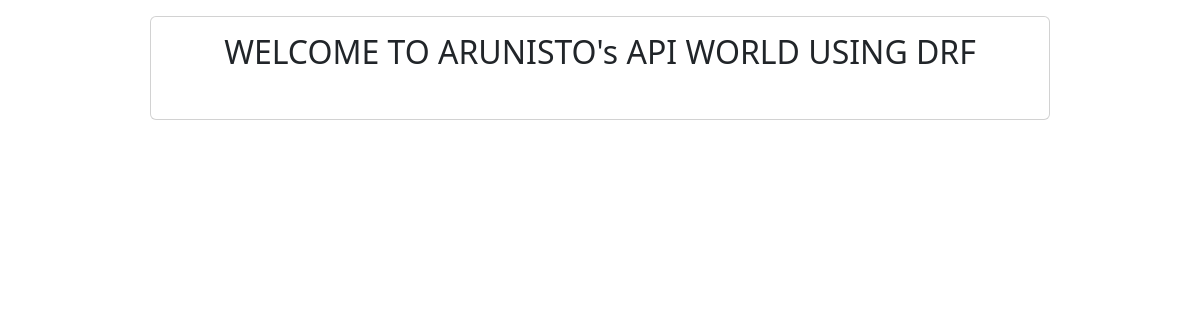
The app's page /, older data.
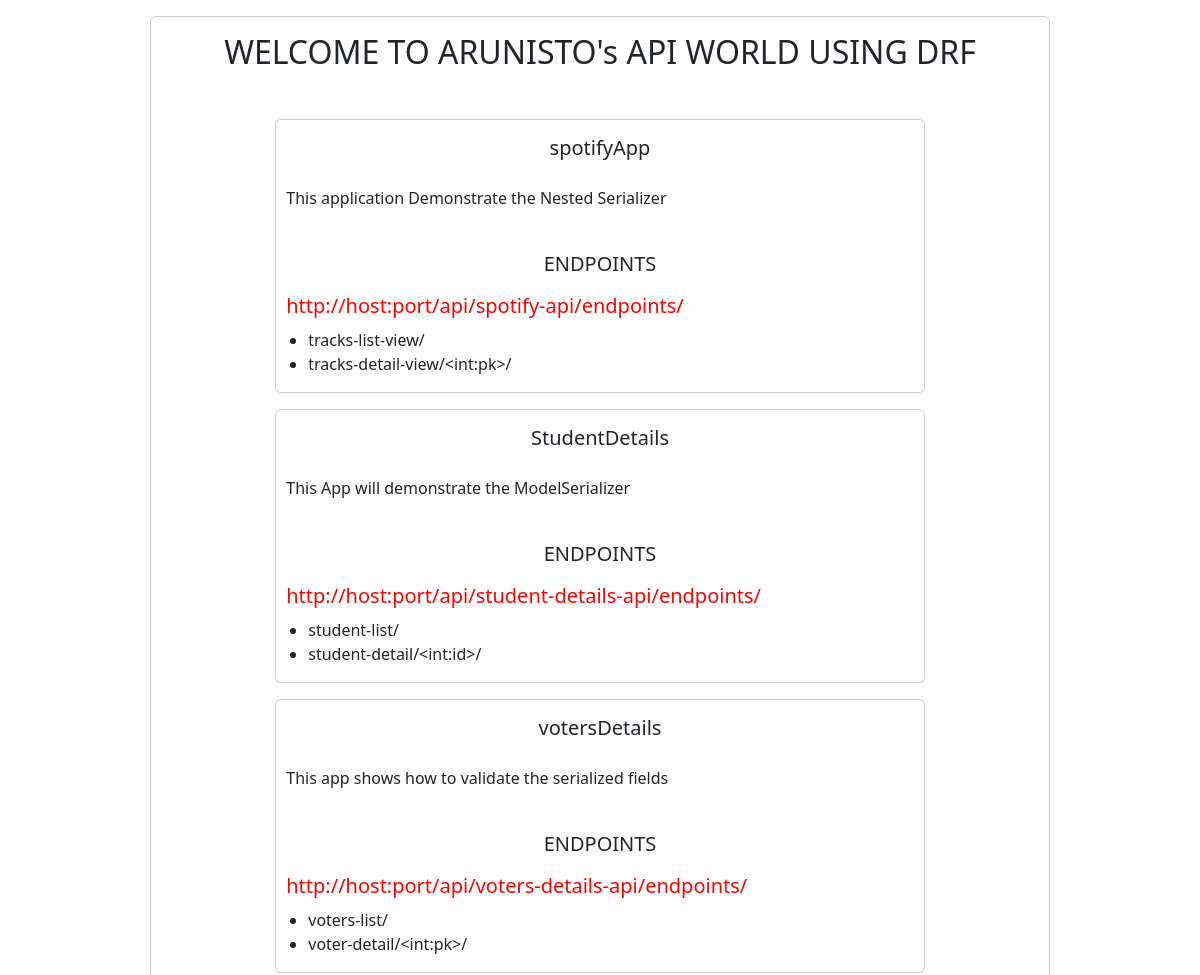
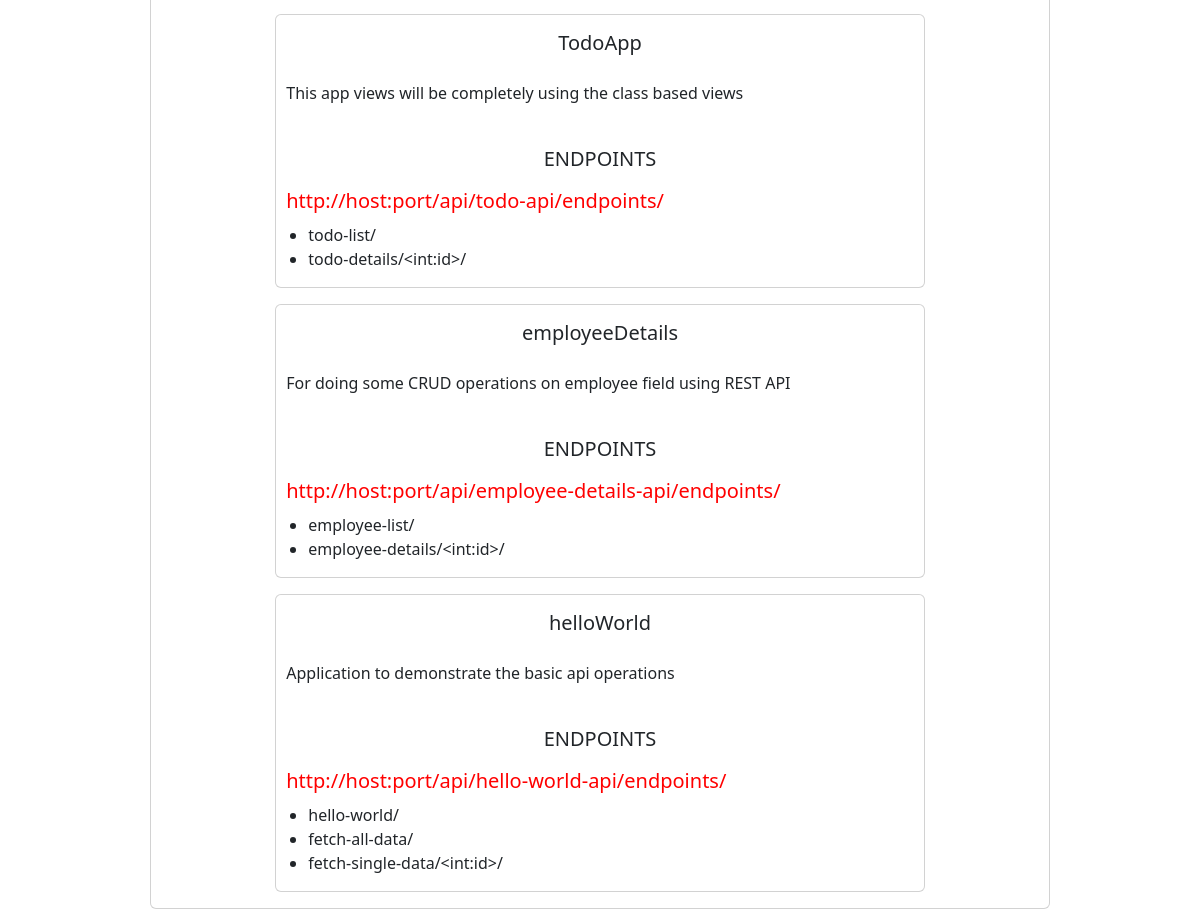
The same page, newer data (2 pictures, top to bottom).
### mainApp/models.py (models this page shows, shortened)
class AppDetails(models.Model):
    name = models.CharField(max_length=100)
    info = models.TextField()
    endpoints = models.TextField()
    connection = models.CharField(max_length=100, null=True)

### mainApp/views.py (the view)
# urls.py: path('', views.index, name='home-page')
def index(request):
    data = AppDetails.objects.all().order_by("-id")
    for d in data:
        d.endpoints = d.endpoints.split(",")
    return render(request, "index.html", {"data":data})

### mainApp/templates/index.html (shortened to what this page needs)
{% extends 'base.html' %}
{% block content %}
<div class="card w-75 mt-3" style="margin-right:auto;margin-left:auto;">
    <div class="card-title text-center mt-3">
        <h2>WELCOME TO ARUNISTO's API WORLD USING DRF</h2>
    </div>
    <div class="card-body">
        {% for d in data %}
        <div class="card w-75 mt-3" style="margin-right: auto; margin-left:auto;">
            <div class="card-title text-center mt-3">
                <h5>{{d.name}}</h5>
            </div>
            <div class="card-text" style="padding: 10px;">
                <p>{{d.info}}</p>
            </div>
            <div class="mt-3 text-center">
                <h5>ENDPOINTS</h5>
            </div>
            <div>
                <h5 style="margin: 10px; color:red;">http://host:port/{{d.connection}}endpoints/</h5>
                <ul>
                    {% for ep in d.endpoints %}
                        <li>{{ep}}</li>
                    {% endfor %}
                </ul>
            </div>
        </div>
        {% endfor %}
    </div>
</div>
{% endblock %}

### mainApp/templates/base.html (shortened to what this page needs)
<!DOCTYPE html>
<html lang="en">
<head>
    <link href="https://cdn.jsdelivr.net/npm/bootstrap@5.3.3/dist/css/bootstrap.min.css" rel="stylesheet">
</head>
<body>
{% block content %}
{% endblock %}
</body>
</html>

Row changes from the older to the newer data that the page shows:
added AppDetails: name "spotifyApp", info "This application Demonstrate the Nested Serializer", connection "api/spotify-api/", endpoints "tracks-list-view/" "tracks-detail-view/<int:pk>/"
added AppDetails: name "StudentDetails", info "This App will demonstrate the ModelSerializer", connection "api/student-details-api/", endpoints "student-list/" "student-detail/<int:id>/"
added AppDetails: name "votersDetails", info "This app shows how to validate the serialized fields", connection "api/voters-details-api/", endpoints "voters-list/" "voter-detail/<int:pk>/"
added AppDetails: name "TodoApp", info "This app views will be completely using the class based views", connection "api/todo-api/", endpoints "todo-list/" "todo-details/<int:id>/"
added AppDetails: name "employeeDetails", info "For doing some CRUD operations on employee field using REST API", connection "api/employee-details-api/", endpoints "employee-list/" "employee-details/<int:id>/"
added AppDetails: name "helloWorld", info "Application to demonstrate the basic api operations", connection "api/hello-world-api/", endpoints "hello-world/" "fetch-all-data/" "fetch-single-data/<int:id>/"
